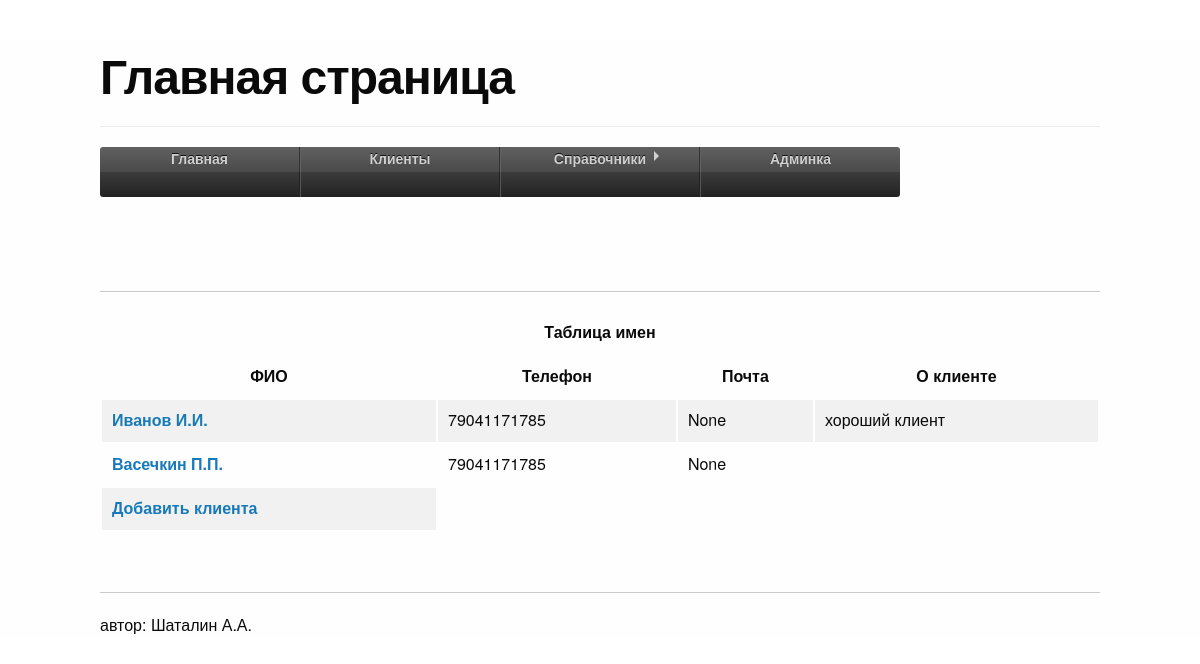
Before: /clients/all/ with the older database file.
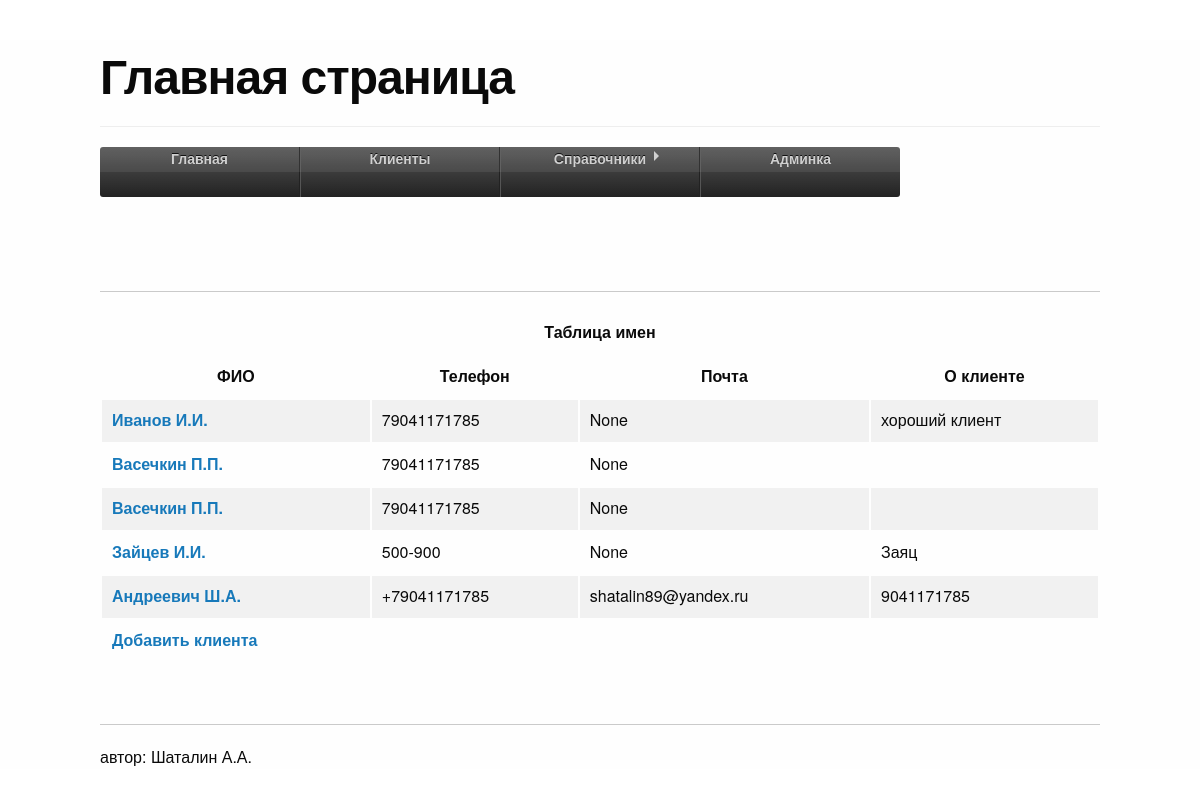
After: the same page with the newer database file.
### clientlist/models.py (models this page shows)
class Clients(models.Model):
    class Meta:
        db_table = 'clients'
    clients_name = models.CharField(max_length=50)
    clients_middlename = models.CharField(max_length=50)
    clients_lastname = models.CharField(max_length=50)
    clients_age = models.DateField(null=True)
    clients_telephone = models.CharField(max_length=11)
    clients_email = models.EmailField(null=True)
    clients_comments = models.TextField()
    def get_fio(self):
        fio = self.clients_lastname+" "+self.clients_name[0]+"."+self.clients_middlename[0]+"."
        return str(fio)

### clientlist/views.py (the view)
# urls.py: url(r'^clients/all/$', clients),
def clients(request):
    return render_to_response('clientlist.html', {'clients': Clients.objects.all()})

### clientlist/templates/clientlist.html
{% extends 'index.html' %}
{% block clients %}
<table>
    <caption>Таблица имен</caption>
    <tr>
        <th>ФИО</th>
        <th>Телефон</th>
        <th>Почта</th>
        <th>О клиенте</th>
    </tr>
    {% for client in clients %}
        <tr>
            <td><a href="../../clients/get/{{ client.id }}/">{{ client.get_fio }}</a></td>
            <td>{{ client.clients_telephone | phone2numeric}}</td>
            <td>{{ client.clients_email }}</td>
            <td>{{ client.clients_comments}}</td>
        </tr>
    {% endfor%}
    <tr><td><a href="/clients/add/">Добавить клиента</a></td></tr>
</table>
{% endblock %}

### templates/index.html (shortened to what this page needs)
<!DOCTYPE html>
{% load staticfiles %}
<html lang="en">
<head>
    <link rel="stylesheet" type="text/css" href="{% static '/css/css.css' %}">
    <link rel="stylesheet" type="text/css" href="{% static '/foundation/css/foundation.css' %}">
</head>
<body>
<div id="container">
    <div id="header">
        <h1><strong>Главная страница</strong></h1>
    </div>
    <div id="nav">
        <ul>
            <li><a href="/"><span>Главная</span></a></li>
            <li><a href="/clients/all/"><span>Клиенты</span></a></li>
            <li class="dropdown"><a href="#"><span>Справочники</span></a>
            </li>
            <li><a href="/admin/"><span>Админка</span></a></li>
        </ul>
    </div>
<br>
<hr>
{% block clients %}{% endblock %}
    <br>
<hr>
<footer>
    автор: Шаталин А.А.
</footer>
</div>
</body>
</html>

### static/style/css/css.css (style rules this page uses)
html, body { background: #fff; font: 100% helvetica, arial, sans-serif; margin: 0; padding: 0; }
#container { margin: 40px auto; width: 1000px; -webkit-border-radius: 3px; -moz-border-radius: 3px; border-radius: 3px; }
#header { border-bottom: 1px solid #eee; margin: 0 0 20px; overflow: hidden; padding: 0 0 10px; }
h1 { color: #111; float: left; font-size: 30px; font-weight: normal; letter-spacing: -1px; margin: 0; }
a { color: #111; font-weight: bold; text-decoration: none; -moz-transition: all 300ms ease-out; -webkit-transition: all 300ms ease-out; -ms-transition: all 300ms ease-out; transition: all 300ms ease-out; }
#nav { height: 100px; line-height: 100px; width: 100%; }
#nav ul { list-style: none; margin: 0; padding: 0; }
#nav li { background: #333; background-image: -o-linear-gradient(bottom, #222222 0%, #555555 100%); background-image: -moz-linear-gradient(bottom, #222222 0%, #555555 100%); background-image: -webkit-linear-gradient(bottom, #222222 0%, #555555 100%); background-image: -ms-linear-gradient(bottom, #222222 0%, #555555 100%); background-image: -webkit-gradient(linear,left bottom,left top,color-stop(0, #222222),color-stop(1, #555555)); background-image: linear-gradient(bottom, #222222 0%, #555555 100%); float: left; position: relative; width: 20%; }
#nav li:first-child, #nav li:first-child a { -webkit-border-radius: 3px 0 0 3px; -moz-border-radius: 3px 0 0 3px; border-radius: 3px 0 0 3px; }
#nav li:last-child, #nav li:last-child a { -webkit-border-radius: 0 3px 3px 0; -moz-border-radius: 0 3px 3px 0; border-radius: 0 3px 3px 0; }
#nav a { border-right: 1px solid #222; border-left: 1px solid #555; color: #ccc; display: block; font-size: 14px; height: 50px; overflow: hidden; text-align: center; text-shadow: 0 -1px 0 #000; -webkit-box-shadow: inset 0 0 10px transparent; -moz-box-shadow: inset 0 0 10px transparent; }
#nav a:after { background: rgba(255,255,255,.07); content: ""; height: 25px; left: 0; position: absolute; width: 100%; }
#nav span { position: relative; }
#nav li:first-child a { border-left: none; }
#nav li:last-child a { border-right: none; }
.dropdown > a span:after { border-top: 5px solid transparent; border-bottom: 5px solid transparent; border-left: 5px solid #ccc; content: ""; right: -13px; position: absolute; top: 3px; }

Changed rows visible on the page:
added Clients: get_fio "Васечкин П.П.", clients_telephone "79041171785", clients_email "None"
added Clients: get_fio "Зайцев И.И.", clients_telephone "500-900", clients_email "None", clients_comments "Заяц"
added Clients: get_fio "Андреевич Ш.А.", clients_telephone "+79041171785", clients_email "shatalin89@yandex.ru", clients_comments "9041171785"
